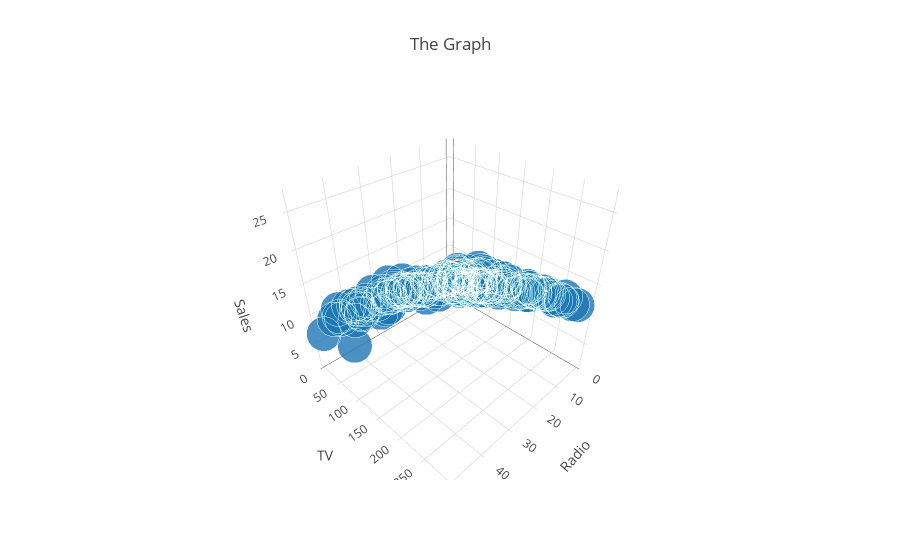

The notebook cell saved with this chart:
### Code cell
#Interactive 3d plot using Plotly
#Please do not waste time mugging up the interface and commands , you get used to it via practice.
x, y, z = df['Radio'] , df['TV'] , df['Sales']
trace1 = go.Scatter3d(
    x=x,
    y=y,
    z=z,
    mode='markers',
    marker=dict(
        size=12,
        line=dict(
            color='rgba(217, 217, 217, 0.14)',
            width=0.5
        ),
        opacity=0.8
    )
)

data = [trace1]
layout = go.Layout(
    title = "The Graph",
    scene= go.Scene(
        xaxis=go.XAxis(title='Radio'),
        yaxis=go.YAxis(title='TV'),
        zaxis=go.ZAxis(title='Sales')
    )
)
fig = go.Figure(data=data, layout=layout)
iplot(fig)

### Figure 1 — Plotly figure (JSON) as saved in the notebook; plotly's stock layout.template omitted (floating-point values rounded to 4 significant figures; data arrays with more than 128 entries replaced by an {"elided": "..."} marker saying what was removed)
{"data": [{"marker": {"line": {"color": "rgba(217, 217, 217, 0.14)", "width": 0.5}, "opacity": 0.8, "size": 12}, "mode": "markers", "type": "scatter3d", "x": {"elided": "200 float values"}, "y": {"elided": "200 float values"}, "z": {"elided": "200 float values"}}], "layout": {"scene": {"xaxis": {"title": "Radio"}, "yaxis": {"title": "TV"}, "zaxis": {"title": "Sales"}}, "title": "The Graph"}}
